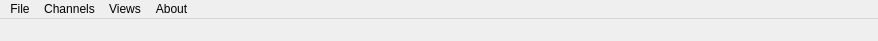
<?xml version="1.0" encoding="UTF-8"?>
<ui version="4.0">
 <class>MainWindow</class>
 <widget class="QMainWindow" name="MainWindow">
  <property name="geometry">
   <rect>
    <x>0</x>
    <y>0</y>
    <width>878</width>
    <height>38</height>
   </rect>
  </property>
  <property name="windowTitle">
   <string>Time tag control app</string>
  </property>
  <widget class="QWidget" name="centralWidget">
   <layout class="QVBoxLayout" name="verticalLayout"/>
  </widget>
  <widget class="QMenuBar" name="menuBar">
   <property name="geometry">
    <rect>
     <x>0</x>
     <y>0</y>
     <width>878</width>
     <height>20</height>
    </rect>
   </property>
   <widget class="QMenu" name="menuFile">
    <property name="title">
     <string>File</string>
    </property>
    <widget class="QMenu" name="menuImport">
     <property name="title">
      <string>Import</string>
     </property>
     <addaction name="actionQuTau_file"/>
     <addaction name="action_sstt"/>
    </widget>
    <addaction name="menuImport"/>
    <addaction name="actionExport_as_stcspc"/>
   </widget>
   <widget class="QMenu" name="menuSettings">
    <property name="title">
     <string>Channels</string>
    </property>
    <addaction name="actionChannels"/>
   </widget>
   <widget class="QMenu" name="menuViews">
    <property name="title">
     <string>Views</string>
    </property>
    <addaction name="actionData_writer"/>
   </widget>
   <widget class="QMenu" name="menuAbout">
    <property name="title">
     <string>About</string>
    </property>
    <addaction name="actionAbout_this_program"/>
    <addaction name="actionConnection_info"/>
   </widget>
   <addaction name="menuFile"/>
   <addaction name="menuSettings"/>
   <addaction name="menuViews"/>
   <addaction name="menuAbout"/>
  </widget>
  <action name="actiondT_TimeTagged_file">
   <property name="text">
    <string>dT-TimeTagged file</string>
   </property>
  </action>
  <action name="actionQuTau_file">
   <property name="text">
    <string>QuTau file</string>
   </property>
  </action>
  <action name="actionExport_as_ttdt">
   <property name="enabled">
    <bool>false</bool>
   </property>
   <property name="text">
    <string>Export as .ttdt</string>
   </property>
  </action>
  <action name="actionChannels">
   <property name="enabled">
    <bool>true</bool>
   </property>
   <property name="text">
    <string>Overview</string>
   </property>
  </action>
  <action name="actionDecay_Curve">
   <property name="enabled">
    <bool>false</bool>
   </property>
   <property name="text">
    <string>Decay Curve</string>
   </property>
  </action>
  <action name="actionExport_as_txt">
   <property name="enabled">
    <bool>false</bool>
   </property>
   <property name="text">
    <string>Export as .txt</string>
   </property>
  </action>
  <action name="actionTrigger_settings">
   <property name="text">
    <string>Trigger + delay</string>
   </property>
  </action>
  <action name="actionAbout_this_program">
   <property name="text">
    <string>About this program</string>
   </property>
  </action>
  <action name="actionConnection_info">
   <property name="text">
    <string>Connection info</string>
   </property>
  </action>
  <action name="actionCorrelation_curve">
   <property name="text">
    <string>Correlation curve</string>
   </property>
  </action>
  <action name="actionIntensity_trace">
   <property name="text">
    <string>Intensity trace</string>
   </property>
  </action>
  <action name="actionExport_as_stcspc">
   <property name="text">
    <string>Export as .sstt</string>
   </property>
  </action>
  <action name="action_sstt">
   <property name="text">
    <string>.sstt</string>
   </property>
  </action>
  <action name="actionData_writer">
   <property name="text">
    <string>Data writer</string>
   </property>
  </action>
 </widget>
 <layoutdefault spacing="6" margin="11"/>
 <resources/>
 <connections/>
</ui>
